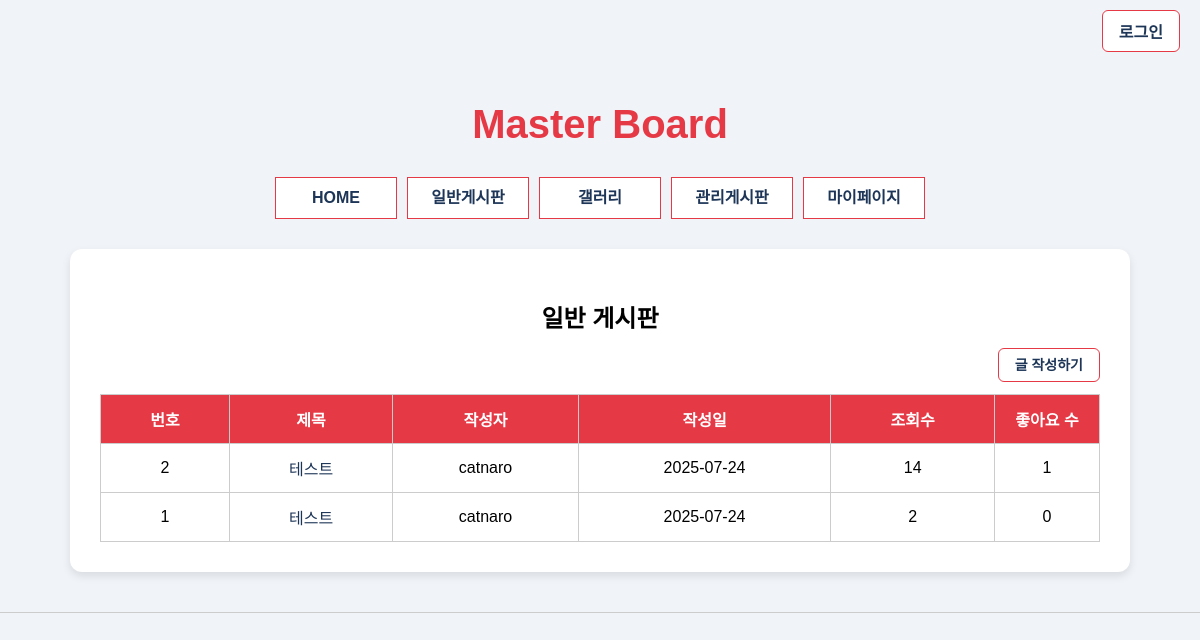
The page /board/ on the database as committed earlier.
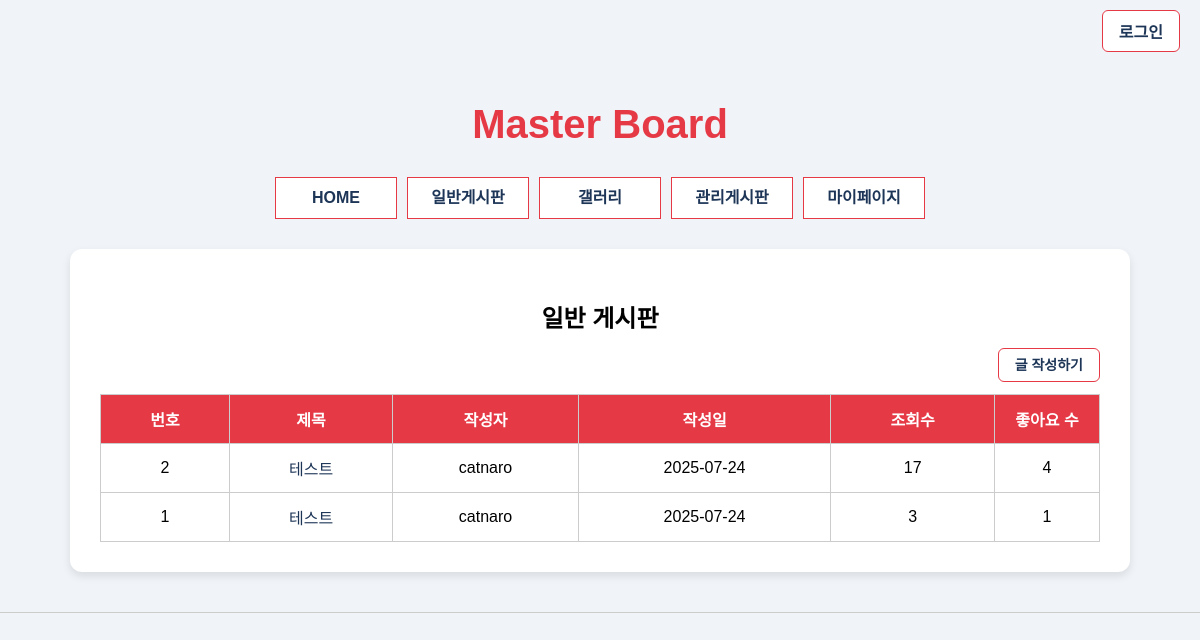
The same page on the database as committed later.
### board/models.py (models this page shows, shortened)
class Post(models.Model):
    BOARD_CHOICES = [
        ('general', '일반게시판'),
        ('gallery', '갤러리'),
        ('admin', '관리자게시판'),
    ]
    title = models.CharField(max_length=200, verbose_name='제목')
    content = models.TextField(verbose_name='내용')
    author = models.ForeignKey(User, on_delete=models.CASCADE, verbose_name='작성자')
    board_type = models.CharField(max_length=20, choices=BOARD_CHOICES, default='general', verbose_name='게시판 구분')
    created_at = models.DateTimeField(auto_now_add=True, verbose_name='작성일')
    updated_at = models.DateTimeField(auto_now=True, verbose_name='수정일')
    views = models.PositiveIntegerField(default=0, verbose_name='조회수')
    likes = models.PositiveIntegerField(default=0, verbose_name='좋아요')
    image = models.ImageField(upload_to='gallery/', blank=True, null=True, verbose_name='이미지')
    class Meta:
        ordering = ['-created_at']
        verbose_name = '게시글'
        verbose_name_plural = '게시글'

### board/views.py (the view)
# urls.py: path('', views.board_list, name='board_list'),
def board_list(request):
    posts = Post.objects.filter(board_type='general').order_by('-created_at')
    paginator = Paginator(posts, 10)  # 페이지당 10개
    page_number = request.GET.get('page')
    page_obj = paginator.get_page(page_number)
    return render(request, 'board_list.html', {
        'posts': page_obj,
        'board_type': 'general'
    })

### templates/board_list.html (shortened to what this page needs)
<!DOCTYPE html>
<html lang="ko">
<head>
</head>
<body>
    <div class="login-wrapper">
        {% if user.is_authenticated %}
            <a href="{% url 'accounts:profile' %}" class="login-btn">마이페이지</a>
            <a href="{% url 'accounts:logout' %}" class="login-btn" style="margin-left: 10px;">로그아웃</a>
        {% else %}
            <a href="{% url 'accounts:login' %}" class="login-btn">로그인</a>
        {% endif %}
    </div>
    <div>
        <h1 class="title">Master Board</h1>
        <nav>
            <ul id="topmenu">
                <li><a href="{% url 'home' %}">HOME</a></li>
                <li><a href="{% url 'board:board_list' %}">일반게시판</a></li>
                <li><a href="{% url 'board:gallery_list' %}">갤러리</a></li>
                <li><a href="{% url 'board:admin_board_list' %}">관리게시판</a></li>
                <li><a href="{% url 'accounts:profile' %}">마이페이지</a></li>
            </ul>
        </nav>
    </div>
    <div class="content">
        <h2>일반 게시판</h2>
        <div class="more-btn-wrapper">
            <a href="{% url 'board:post_create' %}" class="write-button">글 작성하기</a>
        </div>
        <table>
            <thead>
                <tr>
                    <th>번호</th>
                    <th>제목</th>
                    <th>작성자</th>
                    <th>작성일</th>
                    <th>조회수</th>
                    <th class="like-col">좋아요 수</th>
                </tr>
            </thead>
            <tbody>
                {% for post in posts %}
                <tr>
                    <td>{{ post.id }}</td>
                    <td><a href="{% url 'board:post_detail' post.pk %}">{{ post.title }}</a></td>
                    <td>{{ post.author.username }}</td>
                    <td>{{ post.created_at|date:"Y-m-d" }}</td>
                    <td>{{ post.views }}</td>
                    <td class="like-col">{{ post.likes }}</td>
                </tr>
                {% empty %}
                <tr>
                    <td colspan="6">등록된 게시글이 없습니다.</td>
                </tr>
                {% endfor %}
            </tbody>
        </table>
    </div>
    <hr>
</body>
</html>

Rows that differ between the two databases and show on the page:
changed Post id 2: views "14" → "17"; likes "1" → "4"
changed Post id 1: views "2" → "3"; likes "0" → "1"
